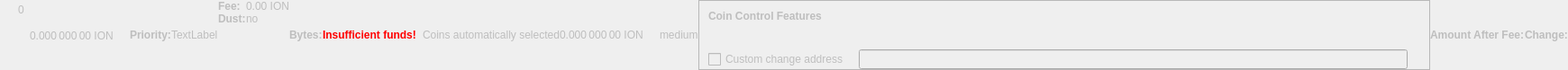
    <widget class="QWidget" name="dummyHideWidget" native="true">
     <property name="enabled">
      <bool>false</bool>
     </property>
     <property name="maximumSize">
      <size>
       <width>100</width>
       <height>22</height>
      </size>
     </property>
     <layout class="QHBoxLayout" name="dummyHideLayout">
      <property name="spacing">
       <number>0</number>
      </property>
      <property name="leftMargin">
       <number>0</number>
      </property>
      <property name="topMargin">
       <number>0</number>
      </property>
      <property name="rightMargin">
       <number>0</number>
      </property>
      <property name="bottomMargin">
       <number>0</number>
      </property>
      <item>
       <layout class="QFormLayout" name="formLayoutCoinControl1">
        <property name="horizontalSpacing">
         <number>10</number>
        </property>
        <property name="verticalSpacing">
         <number>14</number>
        </property>
        <property name="leftMargin">
         <number>10</number>
        </property>
        <property name="topMargin">
         <number>4</number>
        </property>
        <property name="rightMargin">
         <number>6</number>
        </property>
        <item row="0" column="1">
         <widget class="QLabel" name="labelCoinControlBytes">
          <property name="cursor">
           <cursorShape>IBeamCursor</cursorShape>
          </property>
          <property name="contextMenuPolicy">
           <enum>Qt::ActionsContextMenu</enum>
          </property>
          <property name="text">
           <string notr="true">0</string>
          </property>
          <property name="textInteractionFlags">
           <set>Qt::LinksAccessibleByMouse|Qt::TextSelectableByKeyboard|Qt::TextSelectableByMouse</set>
          </property>
         </widget>
        </item>
       </layout>
      </item>
      <item>
       <widget class="QLabel" name="labelCoinControlAfterFee">
        <property name="enabled">
         <bool>false</bool>
        </property>
        <property name="sizePolicy">
         <sizepolicy hsizetype="Fixed" vsizetype="Fixed">
          <horstretch>0</horstretch>
          <verstretch>0</verstretch>
         </sizepolicy>
        </property>
        <property name="minimumSize">
         <size>
          <width>111</width>
          <height>12</height>
         </size>
        </property>
        <property name="maximumSize">
         <size>
          <width>111</width>
          <height>12</height>
         </size>
        </property>
        <property name="cursor">
         <cursorShape>IBeamCursor</cursorShape>
        </property>
        <property name="contextMenuPolicy">
         <enum>Qt::ActionsContextMenu</enum>
        </property>
        <property name="text">
         <string notr="true">0.000 000 00 ION</string>
        </property>
        <property name="textInteractionFlags">
         <set>Qt::LinksAccessibleByMouse|Qt::TextSelectableByKeyboard|Qt::TextSelectableByMouse</set>
        </property>
       </widget>
      </item>
      <item>
       <widget class="QLabel" name="labelCoinControlPriorityText">
        <property name="enabled">
         <bool>false</bool>
        </property>
        <property name="font">
         <font>
          <weight>75</weight>
          <bold>true</bold>
         </font>
        </property>
        <property name="text">
         <string>Priority:</string>
        </property>
       </widget>
      </item>
      <item>
       <layout class="QHBoxLayout" name="horizontalLayout">
        <item>
         <widget class="QLabel" name="WarningLabel">
          <property name="text">
           <string>TextLabel</string>
          </property>
         </widget>
        </item>
       </layout>
      </item>
      <item>
       <layout class="QFormLayout" name="formLayoutCoinControl3">
        <property name="horizontalSpacing">
         <number>0</number>
        </property>
        <property name="verticalSpacing">
         <number>0</number>
        </property>
        <property name="leftMargin">
         <number>0</number>
        </property>
        <property name="topMargin">
         <number>0</number>
        </property>
        <property name="rightMargin">
         <number>0</number>
        </property>
        <item row="0" column="0">
         <widget class="QLabel" name="labelCoinControlFeeText">
          <property name="enabled">
           <bool>false</bool>
          </property>
          <property name="font">
           <font>
            <weight>75</weight>
            <bold>true</bold>
           </font>
          </property>
          <property name="text">
           <string>Fee:</string>
          </property>
          <property name="margin">
           <number>0</number>
          </property>
         </widget>
        </item>
        <item row="0" column="1">
         <widget class="QLabel" name="labelCoinControlFee">
          <property name="enabled">
           <bool>false</bool>
          </property>
          <property name="cursor">
           <cursorShape>IBeamCursor</cursorShape>
          </property>
          <property name="contextMenuPolicy">
           <enum>Qt::ActionsContextMenu</enum>
          </property>
          <property name="text">
           <string notr="true">0.00 ION</string>
          </property>
          <property name="textInteractionFlags">
           <set>Qt::LinksAccessibleByMouse|Qt::TextSelectableByKeyboard|Qt::TextSelectableByMouse</set>
          </property>
         </widget>
        </item>
        <item row="1" column="0">
         <widget class="QLabel" name="labelCoinControlLowOutputText">
          <property name="enabled">
           <bool>false</bool>
          </property>
          <property name="font">
           <font>
            <weight>75</weight>
            <bold>true</bold>
           </font>
          </property>
          <property name="text">
           <string>Dust:</string>
          </property>
         </widget>
        </item>
        <item row="1" column="1">
         <widget class="QLabel" name="labelCoinControlLowOutput">
          <property name="enabled">
           <bool>false</bool>
          </property>
          <property name="cursor">
           <cursorShape>IBeamCursor</cursorShape>
          </property>
          <property name="contextMenuPolicy">
           <enum>Qt::ActionsContextMenu</enum>
          </property>
          <property name="text">
           <string>no</string>
          </property>
          <property name="textInteractionFlags">
           <set>Qt::LinksAccessibleByMouse|Qt::TextSelectableByKeyboard|Qt::TextSelectableByMouse</set>
          </property>
         </widget>
        </item>
       </layout>
      </item>
      <item>
       <widget class="QLabel" name="labelCoinControlBytesText">
        <property name="enabled">
         <bool>false</bool>
        </property>
        <property name="font">
         <font>
          <weight>75</weight>
          <bold>true</bold>
         </font>
        </property>
        <property name="text">
         <string>Bytes:</string>
        </property>
       </widget>
      </item>
      <item>
       <layout class="QFormLayout" name="formLayoutCoinControl2">
        <property name="horizontalSpacing">
         <number>0</number>
        </property>
        <property name="verticalSpacing">
         <number>0</number>
        </property>
        <property name="leftMargin">
         <number>0</number>
        </property>
        <property name="topMargin">
         <number>0</number>
        </property>
        <property name="rightMargin">
         <number>0</number>
        </property>
       </layout>
      </item>
      <item>
       <layout class="QHBoxLayout" name="horizontalLayoutCoinControl2">
        <property name="spacing">
         <number>0</number>
        </property>
        <property name="bottomMargin">
         <number>0</number>
        </property>
       </layout>
      </item>
      <item>
       <widget class="QLabel" name="labelCoinControlInsuffFunds">
        <property name="enabled">
         <bool>false</bool>
        </property>
        <property name="minimumSize">
         <size>
          <width>0</width>
          <height>0</height>
         </size>
        </property>
        <property name="font">
         <font>
          <weight>75</weight>
          <bold>true</bold>
         </font>
        </property>
        <property name="styleSheet">
         <string notr="true">color:red;font-weight:bold;</string>
        </property>
        <property name="text">
         <string>Insufficient funds!</string>
        </property>
        <property name="margin">
         <number>5</number>
        </property>
       </widget>
      </item>
      <item>
       <layout class="QFormLayout" name="formLayoutCoinControl4">
        <property name="horizontalSpacing">
         <number>0</number>
        </property>
        <property name="verticalSpacing">
         <number>0</number>
        </property>
        <property name="leftMargin">
         <number>0</number>
        </property>
        <property name="topMargin">
         <number>0</number>
        </property>
        <property name="rightMargin">
         <number>0</number>
        </property>
       </layout>
      </item>
      <item>
       <widget class="QLabel" name="labelCoinControlChangeLabel">
        <property name="enabled">
         <bool>false</bool>
        </property>
        <property name="sizePolicy">
         <sizepolicy hsizetype="Preferred" vsizetype="Expanding">
          <horstretch>0</horstretch>
          <verstretch>0</verstretch>
         </sizepolicy>
        </property>
        <property name="minimumSize">
         <size>
          <width>0</width>
          <height>0</height>
         </size>
        </property>
        <property name="text">
         <string/>
        </property>
        <property name="margin">
         <number>3</number>
        </property>
       </widget>
      </item>
      <item>
       <widget class="QLabel" name="labelCoinControlAutomaticallySelected">
        <property name="enabled">
         <bool>false</bool>
        </property>
        <property name="sizePolicy">
         <sizepolicy hsizetype="Fixed" vsizetype="Fixed">
          <horstretch>0</horstretch>
          <verstretch>0</verstretch>
         </sizepolicy>
        </property>
        <property name="minimumSize">
         <size>
          <width>0</width>
          <height>0</height>
         </size>
        </property>
        <property name="maximumSize">
         <size>
          <width>240</width>
          <height>16777215</height>
         </size>
        </property>
        <property name="text">
         <string>Coins automatically selected</string>
        </property>
        <property name="margin">
         <number>5</number>
        </property>
       </widget>
      </item>
      <item>
       <widget class="QLabel" name="labelCoinControlChange">
        <property name="enabled">
         <bool>false</bool>
        </property>
        <property name="sizePolicy">
         <sizepolicy hsizetype="Fixed" vsizetype="Fixed">
          <horstretch>0</horstretch>
          <verstretch>0</verstretch>
         </sizepolicy>
        </property>
        <property name="minimumSize">
         <size>
          <width>111</width>
          <height>0</height>
         </size>
        </property>
        <property name="maximumSize">
         <size>
          <width>111</width>
          <height>16777215</height>
         </size>
        </property>
        <property name="cursor">
         <cursorShape>IBeamCursor</cursorShape>
        </property>
        <property name="contextMenuPolicy">
         <enum>Qt::ActionsContextMenu</enum>
        </property>
        <property name="text">
         <string notr="true">0.000 000 00 ION</string>
        </property>
        <property name="textInteractionFlags">
         <set>Qt::LinksAccessibleByMouse|Qt::TextSelectableByKeyboard|Qt::TextSelectableByMouse</set>
        </property>
       </widget>
      </item>
      <item>
       <widget class="QLabel" name="labelCoinControlPriority">
        <property name="enabled">
         <bool>false</bool>
        </property>
        <property name="cursor">
         <cursorShape>IBeamCursor</cursorShape>
        </property>
        <property name="contextMenuPolicy">
         <enum>Qt::ActionsContextMenu</enum>
        </property>
        <property name="text">
         <string>medium</string>
        </property>
        <property name="textInteractionFlags">
         <set>Qt::LinksAccessibleByMouse|Qt::TextSelectableByKeyboard|Qt::TextSelectableByMouse</set>
        </property>
       </widget>
      </item>
      <item>
       <widget class="QFrame" name="frameCoinControl">
        <property name="sizePolicy">
         <sizepolicy hsizetype="Expanding" vsizetype="Expanding">
          <horstretch>0</horstretch>
          <verstretch>0</verstretch>
         </sizepolicy>
        </property>
        <property name="maximumSize">
         <size>
          <width>16777215</width>
          <height>16777215</height>
         </size>
        </property>
        <property name="frameShape">
         <enum>QFrame::StyledPanel</enum>
        </property>
        <property name="frameShadow">
         <enum>QFrame::Sunken</enum>
        </property>
        <layout class="QVBoxLayout" name="verticalLayoutCoinControl2_2">
         <property name="spacing">
          <number>0</number>
         </property>
         <property name="leftMargin">
          <number>0</number>
         </property>
         <property name="topMargin">
          <number>0</number>
         </property>
         <property name="rightMargin">
          <number>0</number>
         </property>
         <property name="bottomMargin">
          <number>0</number>
         </property>
         <item>
          <layout class="QVBoxLayout" name="verticalLayoutCoinControl" stretch="0,0,0,1">
           <property name="spacing">
            <number>0</number>
           </property>
           <property name="leftMargin">
            <number>10</number>
           </property>
           <property name="topMargin">
            <number>10</number>
           </property>
           <item>
            <layout class="QHBoxLayout" name="horizontalLayoutCoinControl1">
             <property name="bottomMargin">
              <number>15</number>
             </property>
             <item>
              <widget class="QLabel" name="labelCoinControlFeatures">
               <property name="enabled">
                <bool>false</bool>
               </property>
               <property name="sizePolicy">
                <sizepolicy hsizetype="Preferred" vsizetype="Maximum">
                 <horstretch>0</horstretch>
                 <verstretch>0</verstretch>
                </sizepolicy>
               </property>
               <property name="font">
                <font>
                 <weight>75</weight>
                 <bold>true</bold>
                </font>
               </property>
               <property name="styleSheet">
                <string notr="true">font-weight:bold;</string>
               </property>
               <property name="text">
                <string>Coin Control Features</string>
               </property>
              </widget>
             </item>
            </layout>
           </item>
           <item>
            <widget class="QWidget" name="widgetCoinControl" native="true">
             <property name="sizePolicy">
              <sizepolicy hsizetype="Preferred" vsizetype="Preferred">
               <horstretch>0</horstretch>
               <verstretch>0</verstretch>
              </sizepolicy>
             </property>
             <property name="minimumSize">
              <size>
               <width>0</width>
               <height>0</height>
              </size>
             </property>
             <property name="styleSheet">
              <string notr="true"/>
             </property>
             <layout class="QHBoxLayout" name="horizontalLayoutCoinControl5_2">
              <property name="leftMargin">
               <number>0</number>
              </property>
              <property name="topMargin">
               <number>0</number>
              </property>
              <property name="rightMargin">
               <number>0</number>
              </property>
              <property name="bottomMargin">
               <number>0</number>
              </property>
              <item>
               <layout class="QHBoxLayout" name="horizontalLayoutCoinControl3">
                <property name="spacing">
                 <number>20</number>
                </property>
                <property name="topMargin">
                 <number>0</number>
                </property>
                <property name="bottomMargin">
                 <number>10</number>
                </property>
               </layout>
              </item>
             </layout>
            </widget>
           </item>
           <item>
            <layout class="QHBoxLayout" name="horizontalLayoutCoinControl4" stretch="0,0,0">
             <property name="spacing">
              <number>12</number>
             </property>
             <property name="sizeConstraint">
              <enum>QLayout::SetDefaultConstraint</enum>
             </property>
             <property name="topMargin">
              <number>5</number>
             </property>
             <property name="rightMargin">
              <number>5</number>
             </property>
             <item>
              <widget class="QCheckBox" name="checkBoxCoinControlChange">
               <property name="enabled">
                <bool>false</bool>
               </property>
               <property name="toolTip">
                <string>If this is activated, but the change address is empty or invalid, change will be sent to a newly generated address.</string>
               </property>
               <property name="text">
                <string>Custom change address</string>
               </property>
              </widget>
             </item>
             <item>
              <widget class="QValidatedLineEdit" name="lineEditCoinControlChange">
               <property name="enabled">
                <bool>false</bool>
               </property>
               <property name="sizePolicy">
                <sizepolicy hsizetype="Expanding" vsizetype="Fixed">
                 <horstretch>0</horstretch>
                 <verstretch>0</verstretch>
                </sizepolicy>
               </property>
              </widget>
             </item>
             <item>
              <widget class="QLabel" name="labelCoinControlChangeLabel_2">
               <property name="sizePolicy">
                <sizepolicy hsizetype="Preferred" vsizetype="Expanding">
                 <horstretch>0</horstretch>
                 <verstretch>0</verstretch>
                </sizepolicy>
               </property>
               <property name="minimumSize">
                <size>
                 <width>0</width>
                 <height>0</height>
                </size>
               </property>
               <property name="text">
                <string/>
               </property>
               <property name="margin">
                <number>3</number>
               </property>
              </widget>
             </item>
            </layout>
           </item>
           <item>
            <spacer name="verticalSpacerCoinControl">
             <property name="orientation">
              <enum>Qt::Vertical</enum>
             </property>
             <property name="sizeHint" stdset="0">
              <size>
               <width>800</width>
               <height>1</height>
              </size>
             </property>
            </spacer>
           </item>
          </layout>
         </item>
        </layout>
       </widget>
      </item>
      <item>
       <widget class="QLabel" name="labelCoinControlAfterFeeText">
        <property name="enabled">
         <bool>false</bool>
        </property>
        <property name="minimumSize">
         <size>
          <width>0</width>
          <height>0</height>
         </size>
        </property>
        <property name="maximumSize">
         <size>
          <width>16777215</width>
          <height>16777215</height>
         </size>
        </property>
        <property name="font">
         <font>
          <weight>75</weight>
          <bold>true</bold>
         </font>
        </property>
        <property name="text">
         <string>Amount After Fee:</string>
        </property>
        <property name="alignment">
         <set>Qt::AlignLeading|Qt::AlignLeft|Qt::AlignVCenter</set>
        </property>
        <property name="margin">
         <number>0</number>
        </property>
       </widget>
      </item>
      <item>
       <widget class="QLabel" name="labelCoinControlChangeText">
        <property name="enabled">
         <bool>false</bool>
        </property>
        <property name="sizePolicy">
         <sizepolicy hsizetype="Preferred" vsizetype="Preferred">
          <horstretch>0</horstretch>
          <verstretch>0</verstretch>
         </sizepolicy>
        </property>
        <property name="minimumSize">
         <size>
          <width>0</width>
          <height>0</height>
         </size>
        </property>
        <property name="maximumSize">
         <size>
          <width>16777215</width>
          <height>16777215</height>
         </size>
        </property>
        <property name="font">
         <font>
          <weight>75</weight>
          <bold>true</bold>
         </font>
        </property>
        <property name="text">
         <string>Change:</string>
        </property>
        <property name="alignment">
         <set>Qt::AlignLeading|Qt::AlignLeft|Qt::AlignVCenter</set>
        </property>
       </widget>
      </item>
     </layout>
    </widget>
